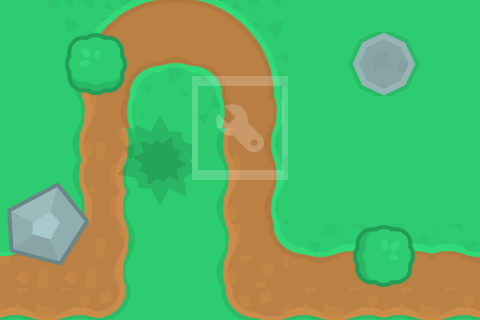

A 2D game scene composited from a Tiled map and its tileset images. What follows is a short description and the map's XML, with each tile layer's data collapsed to a summary:
An orthogonal 5x5 tile map with 96x64 px tiles, 1 tile layer (块层 1).

<map version="1.0" orientation="orthogonal" renderorder="right-down" width="5" height="5" tilewidth="96" tileheight="64">
 <tileset firstgid="1" name="bg" tilewidth="96" tileheight="64">
  <image source="bg.png" width="480" height="320" />
 </tileset>
 <layer name="块层 1" width="5" height="5">
  <data>[25 cells, 25 non-empty, 25 distinct tile ids]</data>
 </layer>
</map>
